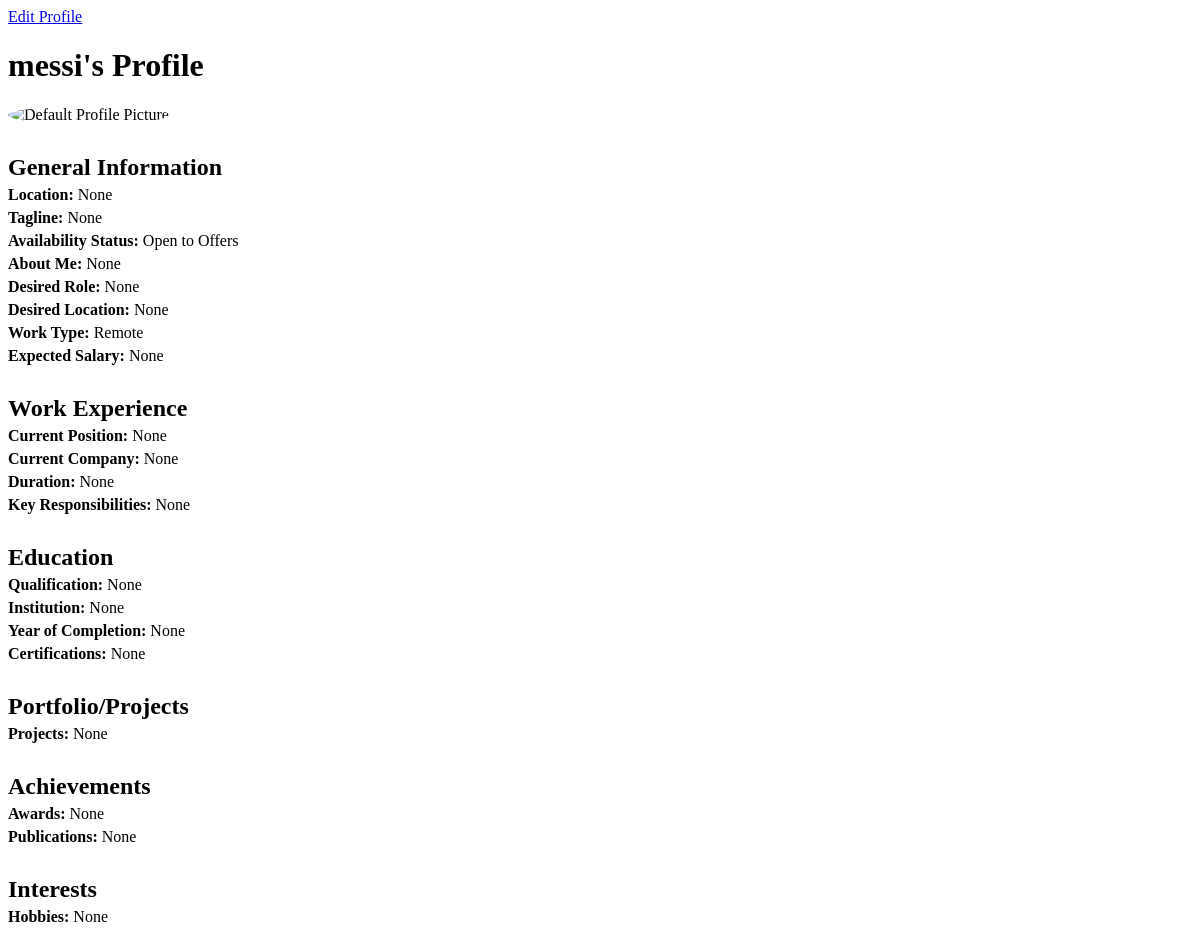
Before: /individual/profile/ (signed in) with the older database file.
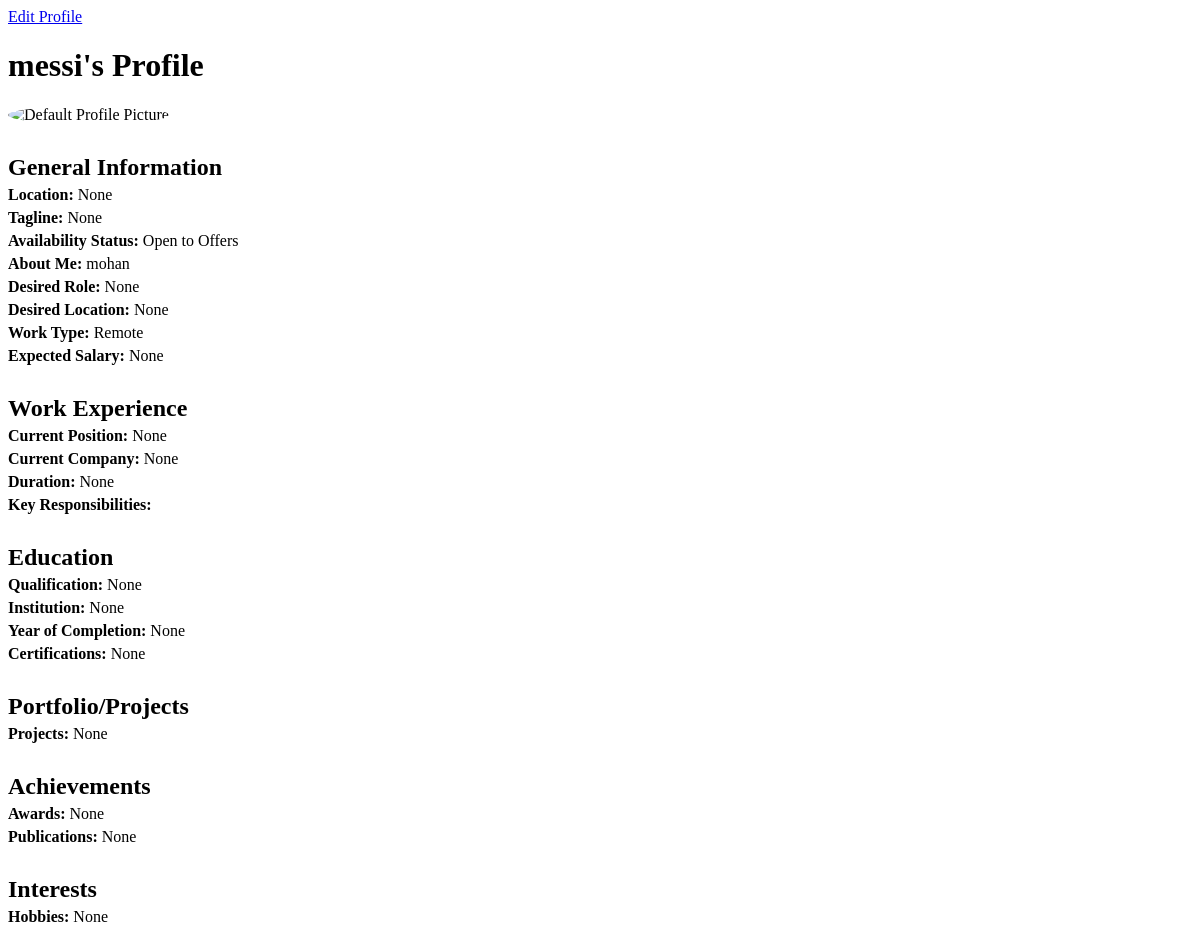
After: the same page with the newer database file.
### users/models.py (models this page shows, shortened)
class IndividualProfile(models.Model):
    user = models.OneToOneField(settings.AUTH_USER_MODEL, on_delete=models.CASCADE)
    profile_picture = models.ImageField(upload_to='profile_pictures/', blank=True, null=True)
    location = models.CharField(max_length=255, blank=True, null=True) # 3
    tagline = models.CharField(max_length=255, blank=True, null=True)
    availability_status = models.CharField(max_length=50, choices=[
        ('actively_looking', 'Actively Looking'),
        ('not_available', 'Not Available'),
        ('open_to_offers', 'Open to Offers')
    ], default='open_to_offers') #3
    about_me = models.TextField(blank=True, null=True)
    key_skills = models.JSONField(blank=True, null=True)  # Store as a list of skills 1
    industries_of_interest = models.JSONField(blank=True, null=True)  # Store as a list 2
    desired_role = models.CharField(max_length=255, blank=True, null=True)
    desired_location = models.CharField(max_length=255, blank=True, null=True)
    work_type = models.CharField(max_length=50, choices=[
        ('remote', 'Remote'),
        ('hybrid', 'Hybrid'),
        ('on_site', 'On-Site')
    ], default='remote') #4
    salary_expected = models.DecimalField(max_digits=10, decimal_places=2, blank=True, null=True)
    current_position_title = models.CharField(max_length=255, blank=True, null=True)
    current_company = models.CharField(max_length=255, blank=True, null=True)
    current_duration = models.CharField(max_length=255, blank=True, null=True)
    key_responsibilities = models.TextField(blank=True, null=True)
    qualification = models.CharField(max_length=255, blank=True, null=True)#5
    institution = models.CharField(max_length=255, blank=True, null=True)
    year_of_completion = models.IntegerField(blank=True, null=True)
    certifications = models.JSONField(blank=True, null=True)  # Store as a list 6
    projects = models.JSONField(blank=True, null=True)  # Store projects as a list of dicts
    awards = models.JSONField(blank=True, null=True)  # Store awards as a list
    publications = models.JSONField(blank=True, null=True)  # Store publications as a list
    hobbies = models.JSONField(blank=True, null=True)  # Store as a list

class CustomUser(AbstractUser):
    USER_TYPE_CHOICES = (
        ('individual', 'Individual'),
        ('company', 'Company'),
    )
    user_type = models.CharField(max_length=10, choices=USER_TYPE_CHOICES, default='company')
    company_name = models.CharField(max_length=255, null=True, blank=True)
    company_website = models.URLField(max_length=200, null=True, blank=True)
    industry = models.CharField(max_length=100, null=True, blank=True)
    company_size = models.CharField(max_length=20, null=True, blank=True)
    company_type = models.CharField(max_length=255, null=True, blank=True)
    designation = models.CharField(max_length=255, null=True, blank=True)
    phone_number = models.CharField(max_length=15, null=True, blank=True)
    bcommune_profile = models.URLField(null=True, blank=True)
    profile_picture = models.ImageField(upload_to='profile_pics/', blank=True, null=True)
    about_company = models.TextField(null=True, blank=True)  # About the Company
    founding_year = models.PositiveIntegerField(null=True, blank=True)  # Establishment Year
    headquarters = models.CharField(max_length=255, null=True, blank=True)  # Headquarters Location
    branches = models.TextField(null=True, blank=True)
    business_registration_number = models.CharField(max_length=100, null=True, blank=True)
    legal_structure = models.CharField(
        max_length=50,
        choices=[
            ('LLP', 'LLP'),
            ('Pvt Ltd', 'Private Limited'),
            ('Partnership', 'Partnership'),
            ('Sole Proprietorship', 'Sole Proprietorship'),
            ('Others', 'Others'),
        ],
        null=True,
        blank=True
    )
    core_services = models.TextField(null=True, blank=True)
    social_media_links = models.JSONField(default=dict, blank=True)  # Example: {"facebook": "", "linkedin": "", "twitter": ""}
    portfolio = models.TextField(null=True, blank=True)

### users/views.py (the view)
# urls.py: path('individual/profile/', views.individual_profile, name='individual_profile'),
@login_required
def individual_profile(request):
    profile = get_object_or_404(IndividualProfile, user=request.user)
    return render(request, 'individual_profile.html', {'profile': profile})

### users/templates/individual_profile.html (shortened to what this page needs)
{% load static %}
<!DOCTYPE html>
<html>
<head>
</head>
<body>
    <a href="{% url 'edit_individual_profile' %}">Edit Profile</a>
    <h1>{{ profile.user.first_name }}'s Profile</h1>
    {% if profile.profile_picture %}
        <img src="{{ profile.profile_picture.url }}" alt="Profile Picture" class="profile-img">
    {% else %}
        <img src="{% static 'images/default_profile_picture.png' %}" alt="Default Profile Picture" class="profile-img">
    {% endif %}
    <div class="section-title">General Information</div>
    <div class="section-content">
        <p><strong>Location:</strong> {{ profile.location }}</p>
        <p><strong>Tagline:</strong> {{ profile.tagline }}</p>
        <p><strong>Availability Status:</strong> {{ profile.get_availability_status_display }}</p>
        <p><strong>About Me:</strong> {{ profile.about_me }}</p>
        <p><strong>Desired Role:</strong> {{ profile.desired_role }}</p>
        <p><strong>Desired Location:</strong> {{ profile.desired_location }}</p>
        <p><strong>Work Type:</strong> {{ profile.get_work_type_display }}</p>
        <p><strong>Expected Salary:</strong> {{ profile.salary_expected }}</p>
    </div>
    <div class="section-title">Work Experience</div>
    <div class="section-content">
        <p><strong>Current Position:</strong> {{ profile.current_position_title }}</p>
        <p><strong>Current Company:</strong> {{ profile.current_company }}</p>
        <p><strong>Duration:</strong> {{ profile.current_duration }}</p>
        <p><strong>Key Responsibilities:</strong> {{ profile.key_responsibilities }}</p>
    </div>
    <div class="section-title">Education</div>
    <div class="section-content">
        <p><strong>Qualification:</strong> {{ profile.qualification }}</p>
        <p><strong>Institution:</strong> {{ profile.institution }}</p>
        <p><strong>Year of Completion:</strong> {{ profile.year_of_completion }}</p>
        <p><strong>Certifications:</strong> {{ profile.certifications|join:", " }}</p>
    </div>
    <div class="section-title">Portfolio/Projects</div>
    <div class="section-content">
        <p><strong>Projects:</strong> {{ profile.projects|join:", " }}</p>
    </div>
    <div class="section-title">Achievements</div>
    <div class="section-content">
        <p><strong>Awards:</strong> {{ profile.awards|join:", " }}</p>
        <p><strong>Publications:</strong> {{ profile.publications|join:", " }}</p>
    </div>
    <div class="section-title">Interests</div>
    <div class="section-content">
        <p><strong>Hobbies:</strong> {{ profile.hobbies|join:", " }}</p>
    </div>
</body>
</html>

Changed rows visible on the page:
changed IndividualProfile "None": about_me "None" → "mohan"; key_responsibilities "None" → (not shown)
